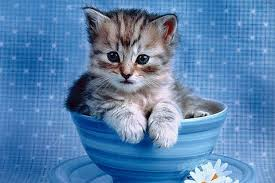
#> input picture cats desktop wallpaper - Google Search/images (12).jpg, 275 x 183 px, given as the content of the folder /content/drive/MyDrive/IMAGES/cats, which was not available
$ jupyter execute --allow-errors 'MINI project .ipynb'   (text cells are left out)
#> lines starting #> are read from the running program, lines starting #| are printed output that depends on the picture; pictures that were not available may be replaced by others from this repository, and a replacement may not be noted
[cell 1]
#preprocessing
import os
import matplotlib.pyplot as plt
import numpy as np
from skimage.io import imread
from skimage.transform import resize

target=[]
images=[]
flat_data=[]

DATADIR = '/content/drive/MyDrive/IMAGES'
CATEGORIES=['cats','dogs']

for category in CATEGORIES:
  class_num=CATEGORIES.index(category) #label encoding the values
  path=os.path.join(DATADIR,category) #create path to use all the images
  for img in os.listdir(path):
    img_array=imread(os.path.join(path,img))
#> img_array is the input picture: shape (183, 275, 3); mean R, G, B 88.1, 130.2, 174.5
    #print(img_array.shape)
    plt.imshow(img_array)
    break
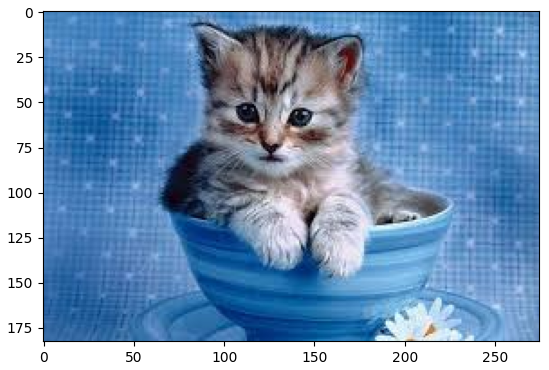
#> figure drawn by matplotlib, 1 panel

[cell 2]
#preprocessing
import os
import matplotlib.pyplot as plt
import numpy as np
from skimage.io import imread
from skimage.transform import resize

target=[]
images=[]
flat_data=[]

DATADIR = '/content/drive/MyDrive/IMAGES'
CATEGORIES=['cats','dogs']

for category in CATEGORIES:
  class_num=CATEGORIES.index(category) #label encoding the values
  path=os.path.join(DATADIR,category) #create path to use all the images
  for img in os.listdir(path):
    img_array=imread(os.path.join(path,img))
    #print(img_array.shape)
    #plt.imshow(img_array)
    #break
    img_resized=resize(img_array,(150,150,3))
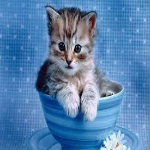
#> img_resized: shape (150, 150, 3) float64; mean R, G, B 0.345, 0.511, 0.684
    flat_data.append(img_resized.flatten())
    images.append(img_resized)
    target.append(class_num)

flat_data =np.array(flat_data)
target= np.array(target)
images=np.array(images)

[cell 3]
len(flat_data[0])
#> Out = 67500

[cell 4]
target

[cell 5]
unique,count = np.unique(target,return_counts=True)
plt.bar(CATEGORIES,count)
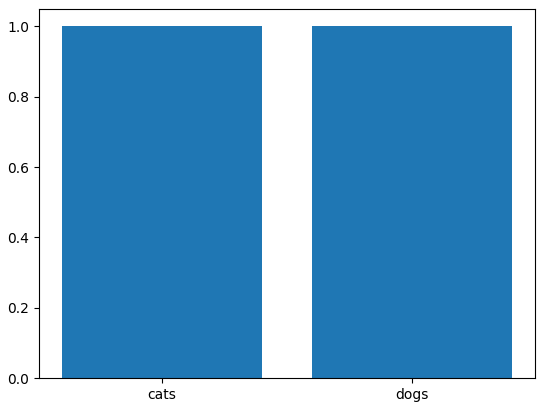
#> figure drawn by matplotlib, 1 panel

[cell 6]
#spliting training and testing
from sklearn.model_selection import train_test_split
x_train,x_test,y_train,y_test = train_test_split(flat_data,target,test_size=0.2,random_state=99)
#> y_train = [1]; y_test = [0]

[cell 7]
from sklearn.model_selection import GridSearchCV
from sklearn import svm
param_grid =[
             {'C': [1,10,100,1000],'kernel': ['linear']},
             {'C': [1,10,100,1000],'gamma': [0.1,0.01,0.2],'kernel':['rbf']},
]
svc = svm.SVC(probability=True)
clf=GridSearchCV(svc,param_grid)
#> (the rest of this cell did not finish here and is left out)

#> (a cell that did not finish here is left out)

[cell 9]
y_test
#> Out = [0]
